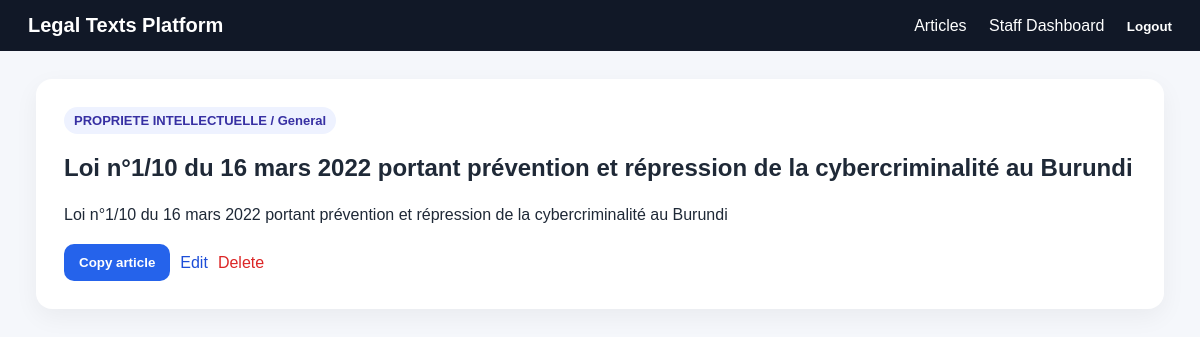
/articles/3/ (signed in), run on the app's committed database.
### legaltexts/models.py (models this page shows, shortened)
class LegalArticle(models.Model):
    section = models.ForeignKey(Section, on_delete=models.CASCADE, related_name='articles')
    title = models.CharField(max_length=500)
    reference_number = models.CharField(max_length=120, blank=True)
    content = models.TextField(blank=True, help_text='Full text, notes, or useful extract.')
    keywords = models.CharField(max_length=500, blank=True)
    source_link = models.URLField(blank=True)
    order = models.PositiveIntegerField(default=0)
    is_active = models.BooleanField(default=True)
    created_at = models.DateTimeField(auto_now_add=True)
    updated_at = models.DateTimeField(auto_now=True)
    class Meta:
        ordering = ['section__part__order', 'section__order', 'order', 'title']

class Section(models.Model):
    part = models.ForeignKey(Part, on_delete=models.CASCADE, related_name='sections')
    title = models.CharField(max_length=255)
    description = models.TextField(blank=True)
    order = models.PositiveIntegerField(default=0)
    class Meta:
        ordering = ['part__order', 'order', 'title']
        unique_together = ('part', 'title')

class Part(models.Model):
    title = models.CharField(max_length=255, unique=True)
    description = models.TextField(blank=True)
    order = models.PositiveIntegerField(default=0)
    class Meta:
        ordering = ['order', 'title']

### legaltexts/views.py (the view)
# urls.py: path('articles/<int:pk>/', views.ArticleDetailView.as_view(), name='article_detail'),
class ArticleDetailView(LoginRequiredMixin, DetailView):
    model = LegalArticle
    template_name = 'legaltexts/article_detail.html'
    context_object_name = 'article'
    def get_queryset(self):
        qs = LegalArticle.objects.select_related('section', 'section__part')
        if not self.request.user.is_staff:
            qs = qs.filter(is_active=True)
        return qs

### legaltexts/templates/legaltexts/article_detail.html (shortened to what this page needs)
{% extends 'legaltexts/base.html' %}
{% block content %}
<article class="detail-card">
    <div class="badge">{{ article.section.part.title }} / {{ article.section.title }}</div>
    <h1>{{ article.title }}</h1>
    <div id="article-copy-{{ article.id }}" class="article-body">
        <p>{{ article.content|linebreaks }}</p>
    </div>
    <div class="actions">
        <button id="copy-btn-{{ article.id }}" onclick="copyArticle('{{ article.id }}')">Copy article</button>
        {% if user.is_staff %}
            <a href="{% url 'article_edit' article.id %}">Edit</a>
            <a class="danger" href="{% url 'article_delete' article.id %}">Delete</a>
        {% endif %}
    </div>
</article>
{% endblock %}

### legaltexts/static/legaltexts/css/style.css (style rules this page uses)
* { box-sizing: border-box; }
body { margin: 0; font-family: Arial, sans-serif; background: #f5f7fb; color: #1f2937; }
a { color: #1d4ed8; text-decoration: none; }
button, .primary, .secondary { border: 0; padding: 11px 15px; border-radius: 10px; cursor: pointer; font-weight: 600; display: inline-block; }
button, .primary { background: #2563eb; color: white; }
.danger { color: #dc2626; }
.article-card, .detail-card, .auth-card, .form-card, table { background: white; border-radius: 16px; box-shadow: 0 8px 24px rgba(0,0,0,.05); }
.badge { display: inline-block; background: #eef2ff; color: #3730a3; padding: 6px 10px; border-radius: 999px; font-size: 13px; font-weight: bold; }
.actions { display: flex; flex-wrap: wrap; gap: 10px; align-items: center; margin-top: 14px; }
.detail-card { padding: 28px; }
.article-body { line-height: 1.65; margin-top: 20px; }

### data on the page
LegalArticle: section.part "PROPRIETE INTELLECTUELLE", section "General", title "Loi n°1/10 du 16 mars 2022 portant prévention et répression de la cybercriminalité au Burundi", content "Loi n°1/10 du 16 mars 2022 portant prévention et répression de la cybercriminalité au Burundi"
